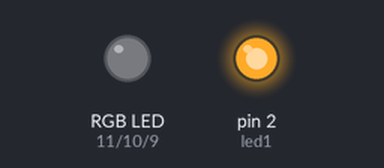
Simulated run of this sketch. Board: Arduino Uno, built with avr-gcc and run on an emulated ATmega328P. Shown: an RGB LED mixed from three pins (HIGH = lit), output pins drawn as LEDs (lit = HIGH). Dim RGB values are drawn brighter than linear; random numbers use the default seed unless the sketch sets one.

Above: at 0.1 s.
At 13.74 s:
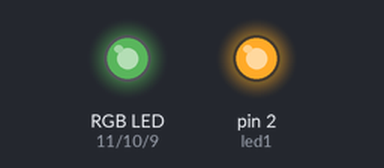
At 31.7 s:
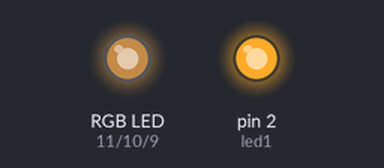
Timing chart, 0 to 33.2 s (numbered marks = the images above):
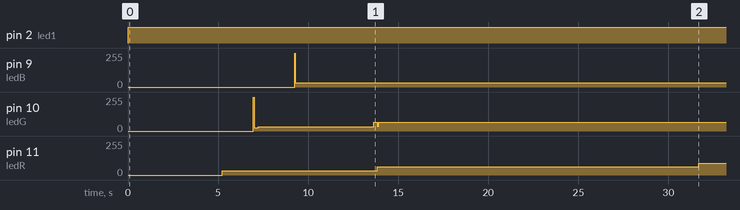

The sketch:

Fe_cube_02_RGB_smooth_trans.ino
```cpp
/*
Controlling an RGB led via an npn switch and digital switching
using a frame abstraction to show smooth transistion
*/

// pins used
int ledR=11;
int ledG=10;
int ledB=9;
int led1=2;

bool test = false;  //use serial monitor for testing.

void setup() {
  if (test) {
    Serial.begin(9600);
  }
  randomSeed(analogRead(0));
  // define the pins we use for the RGB led
  pinMode(ledR,OUTPUT); pinMode(ledG,OUTPUT);
  pinMode(ledB,OUTPUT); pinMode(led1,OUTPUT);
}

/***************************************************************************
We consider the effect (a random color for 1 second) to be a shot or action.
A shot consists of frames which are shown 40ms. We determe in the loop if
a new frame must be drawn.

General outline animation architecture

1. A movie is a sequence of shots.
2. A shot has a duration expressed in ms. The action will be split up in
   frames to give the illusion of smooth change.
2. A frame is a fixed pattern that repeats for 1/25 of a second. The human
   eye can only see 24 images per second, so one frame every 1/25 seconds
   can give the illusion of smooth movement/change
   Frames themself are drawn from subframes
3. To create a frame, multiplexing will be needed. This is the act of
   combining individual light outputs so as to create the single frame.
   Eg, an RGB led cannot show R, G and B at the same time, so
   these must be shown serial. Likewise, a led cube might not have to power
   output to drive a complete cube in one subframe. So a subframe is one
   output of a loop in arduino.  A cycle of subrames creates a frame.
   The cycle is repeated for the duration of the frame.
***************************************************************************/
unsigned long movietime = 0UL;
long random_colorR = 0; // global variables
long random_colorG = 0;
long random_colorB = 0;

void fixed_color(unsigned long framenr, int frame[3]){
  //shot: show a fixed color stored in global variables:
  frame[0] = random_colorR;
  frame[1] = random_colorG;
  frame[2] = random_colorB;
}

void random_color(unsigned long framenr, int frame[3]){
  //shot: a random color for a specific duration
  if (framenr == 0) {
    //determine the random color we will use
   random_colorR = int(random(65));
   random_colorG = int(random(65));
   random_colorB = int(random(65));
  }
  //store the random color in the frame
  frame[0] = random_colorR;
  frame[1] = random_colorG;
  frame[2] = random_colorB;
}

long smooth_colorR, smooth_colorG, smooth_colorB; // global variables
unsigned int smooth_color_transition_duration = 10000;
unsigned int fixed_color_duration = 5000;

void smooth_color(unsigned long framenr, int frame[3]){
  //shot: shows a color, then goes smooth to a new color
  unsigned int last_fixed_frame = fixed_color_duration/40;
  unsigned int last_trans_frame = (smooth_color_transition_duration +
                fixed_color_duration) / 40;
  unsigned int smooth_frame_length = last_trans_frame - last_fixed_frame;
  if (framenr < last_fixed_frame) {
    //show the fixed color
    fixed_color(framenr, frame);
  } else if (framenr == last_fixed_frame){
    // finished first color, we determine what will be our next color
    smooth_colorR = int(random(65));
    smooth_colorG = int(random(65));
    smooth_colorB = int(random(65));
    fixed_color(framenr, frame);
  } else if(framenr < last_trans_frame) {
    // we compute how much to mix both colors
    float blend = (framenr - last_fixed_frame) /  float(smooth_frame_length);
    frame[0] = round((1-blend) * random_colorR + blend * smooth_colorR);
    frame[1] = round((1-blend) * random_colorG + blend * smooth_colorG);
    frame[2] = round((1-blend) * random_colorB + blend * smooth_colorB);
  } else {
    //we have (framenr >= last_trans_frame)
    //so finished, we end with last color showing it fixed
    random_colorR = smooth_colorR;
    random_colorG = smooth_colorG;
    random_colorB = smooth_colorB;
    fixed_color(framenr, frame);
  }
}

void (*movie(unsigned long *shotduration))(unsigned long, int[3]){
  // when a shot is finished, movie() is called to obtain the next shot.
  // a color, smooth transition, and another color, so duration:
  *shotduration = smooth_color_transition_duration + 2 * fixed_color_duration;
  return smooth_color;
}

/***************************************************************************
           THAT WAS IT! SHORT NO?

       THE REST IS THE GENERAL FRAMEWORK TO SHOW FRAMES ACCORDING TO
            WHAT YOU WANTED

***************************************************************************/
//global variables needed
unsigned long startTime = 0UL;
unsigned long currentTime;
unsigned long shotduration = 0UL;
//shotptr       curshot;
void (*curshot)(long unsigned int, int*);
int           curframe[3];
unsigned long framenr = 0UL;
unsigned long curframenr = 1UL;
boolean       newframe = true;
unsigned long starttimeframe = 0UL;
int           subframecolor;
unsigned long subframecycle, cursubframecycle;
unsigned long subframestarttime;
unsigned long curmicrotime;

void loop(){
  //first we determine if a new shot must start or not
  currentTime = millis();
  if (currentTime - startTime >= shotduration) {
    //a new shot
    curshot = movie(&shotduration);
    startTime = millis();
    currentTime = startTime;
    curframenr = 1000UL; //dummy value
  }
  //we obtain the framenumber we should show, one frame=40ms
  unsigned long framenr = (currentTime - startTime)/40UL;
  if (curframenr != framenr){
    //a new frame to show, obtain it
    curshot(framenr, curframe);
    newframe = true;
    starttimeframe = micros();
    curframenr = framenr;
  } else {
    newframe = false;
  }
  // we continue showing a cycle of subframes as needed for the current frame
  curmicrotime = micros();
  if (newframe) {
    //reinit the subframes
    subframecolor = 0;
    subframestarttime = curmicrotime;
    subframecycle = 0UL;;
    cursubframecycle = 0UL;
  } else {
    // determine if a new subframecolor is needed
    cursubframecycle = (curmicrotime - starttimeframe) / 960UL; //960=3*5*64
    if (cursubframecycle != subframecycle){
      //new subframecycle
      subframecycle = cursubframecycle;
      subframestarttime = curmicrotime;
      subframecolor = 0;
    } else {
      subframecolor = subframecolor + 1;
      subframecolor = subframecolor % 3;
    }
  }
  //we know the frame, the color, and how far in the subframe we are
  show_subframe_color(subframecolor, curmicrotime - subframestarttime);
}

void show_subframe_color(int color, long microtime){
  // all off
  digitalWrite(led1, HIGH);
  digitalWrite(ledR, LOW);
  digitalWrite(ledG, LOW);
  digitalWrite(ledB, LOW);
  if (color == 0) {
    if (microtime < 15 * curframe[0]) {
      digitalWrite(ledR, HIGH);
    }
  } else if (color == 1) {
    if (microtime < 15 * curframe[1]) {
      digitalWrite(ledG, HIGH);
    }
  } else {
    if (microtime < 15 * curframe[2]) {
      digitalWrite(ledB, HIGH);
    }
  }
}
```

Measured:
- by itself, pin 2 (led1): LOW → HIGH at 0.00 s
- by itself, pin 9 (ledB): 0/255 → 33/255 at 9.2 s
- by itself, pin 11 (ledR): 0/255 → 32/255 at 5.2 s, → 62/255 8.6 s later, → 90/255 17.8 s later
